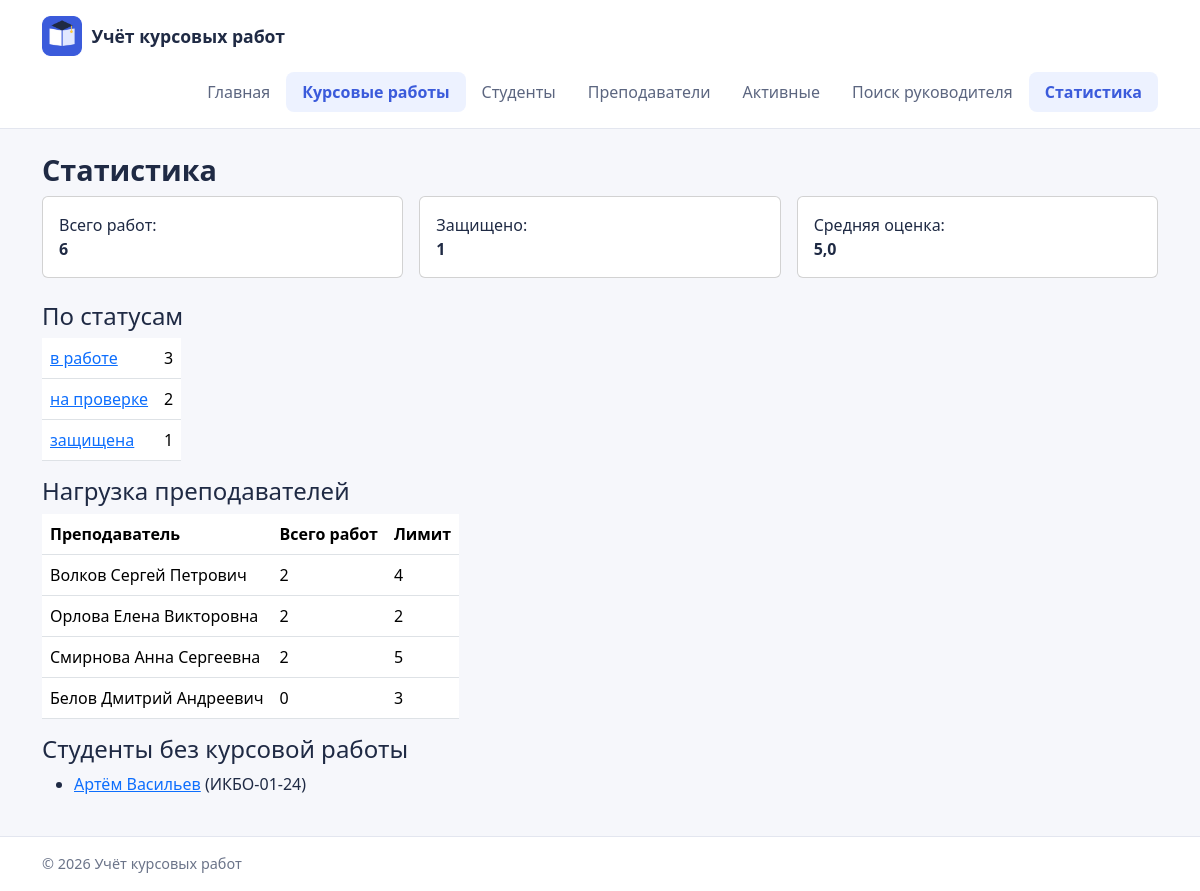
Screenshot of /courseworks/statistics/ with the database file from the repository.
### courseworks/views.py (the view)
# urls.py: path("statistics/", views.statistics, name="statistics"),
def statistics(request):
    context = {
        "totals": fetch_one(queries.TOTALS),
        "by_status": fetch_all(queries.BY_STATUS),
        "by_teacher": fetch_all(queries.BY_TEACHER),
        "without_work": fetch_all(queries.STUDENTS_WITHOUT_WORK),
    }
    return render(request, "courseworks/statistics.html", context)

### db/database.py (called while the page is built)
def get_connection():
    conn = sqlite3.connect(DB_PATH)
    conn.execute("PRAGMA foreign_keys = ON")
    conn.row_factory = sqlite3.Row
    return conn

def fetch_all(sql, params=()):
    conn = get_connection()
    try:
        return conn.execute(sql, params).fetchall()
    finally:
        conn.close()

def fetch_one(sql, params=()):
    conn = get_connection()
    try:
        return conn.execute(sql, params).fetchone()
    finally:
        conn.close()

### courseworks/templates/courseworks/statistics.html (shortened to what this page needs)
{% extends "base.html" %}
{% block content %}
    <h1 class="page-title">Статистика</h1>
    <div class="row g-3 mb-4">
        <div class="col-md-4"><div class="card card-body">Всего работ: <b>{{ totals.total }}</b></div></div>
        <div class="col-md-4"><div class="card card-body">Защищено: <b>{{ totals.defended }}</b></div></div>
        <div class="col-md-4"><div class="card card-body">Средняя оценка: <b>{{ totals.avg_grade|default:"—" }}</b></div></div>
    </div>
    <h2 class="h4">По статусам</h2>
    <table class="table w-auto">
        {% for row in by_status %}
            <tr>
                <td><a href="{% url 'courseworks:by_status' %}?status={{ row.status|urlencode }}">{{ row.status }}</a></td>
                <td>{{ row.cnt }}</td>
            </tr>
        {% endfor %}
    </table>
    <h2 class="h4">Нагрузка преподавателей</h2>
    <table class="table w-auto">
        <tr><th>Преподаватель</th><th>Всего работ</th><th>Лимит</th></tr>
        {% for row in by_teacher %}
            <tr><td>{{ row.name }}</td><td>{{ row.cnt }}</td><td>{{ row.max_students }}</td></tr>
        {% endfor %}
    </table>
    <h2 class="h4">Студенты без курсовой работы</h2>
    <ul>
        {% for s in without_work %}
            <li><a href="{% url 'students:detail' s.id %}">{{ s.name }}</a> ({{ s.group_name }})</li>
        {% empty %}
            <li>У всех студентов есть работа.</li>
        {% endfor %}
    </ul>
{% endblock %}

### homepage/static/homepage/css/style.css (style rules this page uses)
:root { --ink: #1f2a44; --accent: #3b5bdb; --accent-soft: #edf2ff; --page: #f6f7fb; --line: #e3e6ef; }
body { min-height: 100vh; display: flex; flex-direction: column; background: var(--page); color: var(--ink); }
.page-title { font-weight: 700; font-size: 1.8rem; margin-bottom: 0.5rem; }

### rows the page displays
teachers: name "Волков Сергей Петрович", cnt "2", max_students "4"
teachers: name "Орлова Елена Викторовна", cnt "2", max_students "2"
teachers: name "Смирнова Анна Сергеевна", cnt "2", max_students "5"
teachers: name "Белов Дмитрий Андреевич", cnt "0", max_students "3"
students: name "Артём Васильев", group_name "ИКБО-01-24"

### other values shown
{{ totals.total }} "6"
{{ totals.defended }} "1"
{{ totals.avg_grade|default:"—" }} "5,0"
{{ row.status }} "в работе" "на проверке" "защищена"
{{ row.cnt }} "3" "2" "1"
